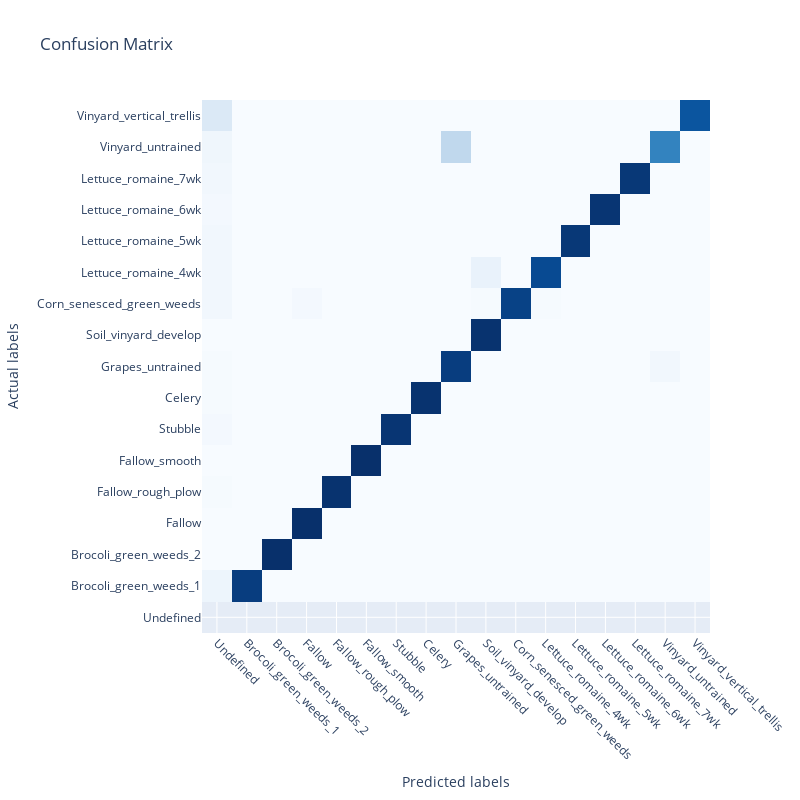

The notebook cell this image was saved under:
### Code cell
ds = 'Salinas'
dm = 'PCA'
n_comp = 8
model = 'hamida'

conf_matrix = df_results[df_results['Experiment'] == f'{ds}_{dm}_{n_comp}_{model}']['Confusion matrix'].values[0]
show_confusion_matrix(conf_matrix, labels=LABELS[ds], normalize=True)

### Figure 1 — Plotly figure (JSON) as saved in the notebook; plotly's stock layout.template omitted (floating-point values rounded to 4 significant figures; data arrays with more than 128 entries replaced by an {"elided": "..."} marker saying what was removed)
{"data": [{"colorbar": {"title": {"text": "Normalized"}}, "colorscale": [[0, "rgb(247,251,255)"], [0.125, "rgb(222,235,247)"], [0.25, "rgb(198,219,239)"], [0.375, "rgb(158,202,225)"], [0.5, "rgb(107,174,214)"], [0.625, "rgb(66,146,198)"], [0.75, "rgb(33,113,181)"], [0.875, "rgb(8,81,156)"], [1, "rgb(8,48,107)"]], "showscale": false, "type": "heatmap", "x": ["Undefined", "Brocoli_green_weeds_1", "Brocoli_green_weeds_2", "Fallow", "Fallow_rough_plow", "Fallow_smooth", "Stubble", "Celery", "Grapes_untrained", "Soil_vinyard_develop", "Corn_senesced_green_weeds", "Lettuce_romaine_4wk", "Lettuce_romaine_5wk", "Lettuce_romaine_6wk", "Lettuce_romaine_7wk", "Vinyard_untrained", "Vinyard_vertical_trellis"], "y": ["Undefined", "Brocoli_green_weeds_1", "Brocoli_green_weeds_2", "Fallow", "Fallow_rough_plow", "Fallow_smooth", "Stubble", "Celery", "Grapes_untrained", "Soil_vinyard_develop", "Corn_senesced_green_weeds", "Lettuce_romaine_4wk", "Lettuce_romaine_5wk", "Lettuce_romaine_6wk", "Lettuce_romaine_7wk", "Vinyard_untrained", "Vinyard_vertical_trellis"], "z": {"elided": "17x17 float values"}, "zmax": 1, "zmin": 0}], "layout": {"height": 800, "showlegend": false, "title": {"text": "Confusion Matrix"}, "width": 800, "xaxis": {"tickangle": 45, "title": {"text": "Predicted labels"}, "type": "category"}, "yaxis": {"title": {"text": "Actual labels"}, "type": "category"}}}
